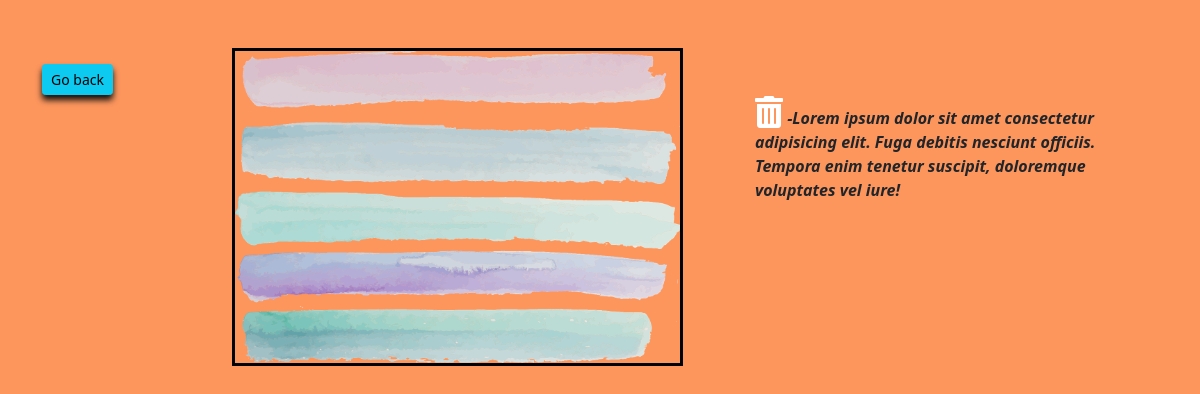
Screenshot of /view/22 (signed in) with the database file from the repository.
### photo/models.py (models this page shows, shortened)
class Photo(models.Model):
    category = models.ForeignKey(Category, on_delete=models.SET_NULL, null=True, blank=True)
    image = models.ImageField(null=False, blank=False)
    description=models.TextField()
    user = models.ForeignKey(User, on_delete=models.PROTECT, null=True, related_name='user')

### photo/views.py (the view)
# urls.py: path('view/<int:pk>',views.ViewPhoto, name="view"),
def ViewPhoto(request, pk):
    if request.user.is_authenticated:
        photo = Photo.objects.get(id=pk)
        return render(request, 'photo/photo.html', {'photo':photo})
    else:
        return redirect('homepage')

### photo/templates/photo/photo.html (shortened to what this page needs)
<!DOCTYPE html>
<html lang="en">
<head>
    <link rel=stylesheet href="https://cdnjs.cloudflare.com/ajax/libs/font-awesome/5.15.1/css/all.min.css">
    <link href="https://cdn.jsdelivr.net/npm/bootstrap@5.0.0-beta1/dist/css/bootstrap.min.css"
    rel="stylesheet"
>
</head>
<body>
      <div class="container my-5">
          <div class="row justify-content-center">
            <div class="col-2">
                <a href="{% url 'gallery' %}" class="btn btn-info btn-sm my-3">Go back</a>
            </div>
            <div class="col-md-5">
                <div style="height: 90vh;">
                    <img style="max-width: 100%; max-height: 100%; border: 3px solid black;" src="{{photo.image.url}}" alt="{{photo.description}}">
                </div>
            </div>
            <div class="col-md-5">
                <div class="m-5">
                    <a href="{% url 'delete' photo.id %}" title="delete"><i class="fas fa-trash-alt ico text-white fa-2x"></i></a>
                 <strong class="text-black"><em>-{{photo.description}}</em></strong></div>
            </div>
          </div>
      </div>
</body>
</html>

### photo/templates/photo/photo.html (style rules this page uses)
body { background: #FD965D; }
.btn { filter: drop-shadow(0px 5px 3px rgb(14, 14, 13)); }

### rows the page displays
Photo: image (picture), description "Lorem ipsum dolor sit amet consectetur adipisicing elit. Fuga debitis nesciunt officiis. Tempora enim tenetur suscipit, doloremque voluptates vel iure!"
